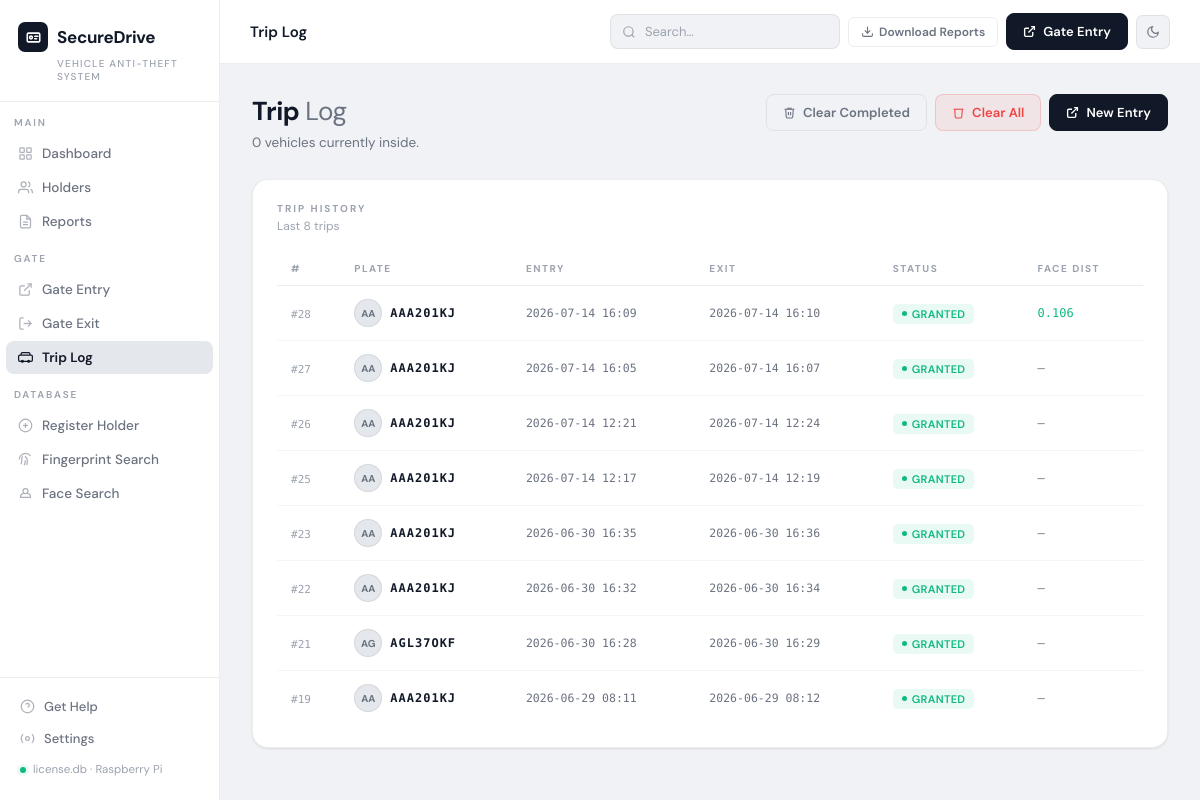
The page /gate/trips on the database as committed earlier.
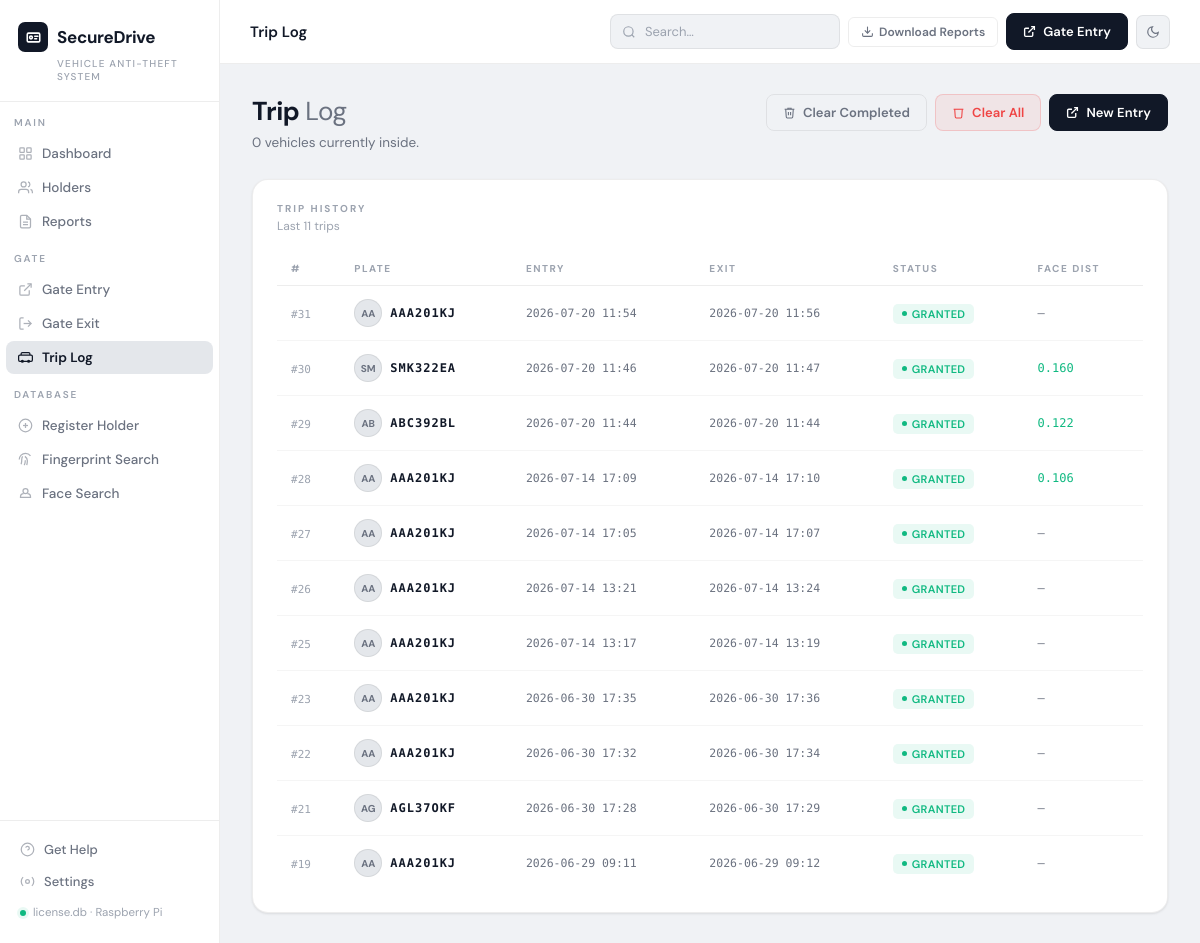
The same page on the database as committed later.
### tables this page shows
CREATE TABLE trips (
            id                   INTEGER PRIMARY KEY AUTOINCREMENT,
            plate_number         TEXT NOT NULL,
            vehicle_color        TEXT,
            vehicle_color_hsv    TEXT,
            vehicle_photo_path   TEXT,
            face_photo_path      TEXT,
            face_encoding        TEXT,
            fingerprint_template TEXT,
            status               TEXT DEFAULT 'INSIDE'
                                     CHECK(status IN ('INSIDE','EXITED','DENIED')),
            entry_time           TEXT DEFAULT (datetime('now','localtime')),
            exit_time            TEXT,
            exit_face_photo_path TEXT,
            exit_result          TEXT,
            face_distance        REAL,
            color_match          INTEGER,
            notes                TEXT
        , passcode TEXT, plate_source TEXT DEFAULT 'manual_entry', plate_confidence REAL);

### app.py (the view)
@app.route("/gate/trips")
def gate_trips():
    active  = db.get_active_trips()
    history = db.get_all_trips(limit=100)
    return render_template("gate_trips.html", active=active, history=history)

### app.py (called while the page is built)
@app.context_processor
def inject_now():
    return {"now": datetime.now().strftime("%Y-%m-%d")}

### database.py (called while the page is built)
def get_connection():
    conn = sqlite3.connect(DB_PATH)
    conn.row_factory = sqlite3.Row
    return conn

def get_active_trips():
    conn = get_connection()
    c = conn.cursor()
    c.execute("SELECT * FROM trips WHERE status='INSIDE' ORDER BY entry_time DESC")
    rows = c.fetchall()
    conn.close()
    return [dict(r) for r in rows]

def get_all_trips(limit=100):
    conn = get_connection()
    c = conn.cursor()
    c.execute("SELECT * FROM trips ORDER BY entry_time DESC LIMIT ?", (limit,))
    rows = c.fetchall()
    conn.close()
    return [dict(r) for r in rows]

### templates/gate_trips.html (shortened to what this page needs)
{% extends "base.html" %}
{% block topbar_title %}Trip Log{% endblock %}
{% block content %}
<div class="page-header">
    <div>
        <div class="page-greeting">Trip <span>Log</span></div>
        <div class="page-sub">{{ active|length }} vehicle{{ 's' if active|length != 1 }} currently inside.</div>
    </div>
    <div class="page-actions">
        {% if history %}
        <form method="POST" action="{{ url_for('gate_trips_clear_history') }}"
              onsubmit="return confirm('Clear completed trips (EXITED / DENIED)? Active vehicles are kept. This cannot be undone.');">
            <button type="submit" class="btn btn-outline">
                <svg width="13" height="13" fill="none" stroke="currentColor" stroke-width="2"
                     viewBox="0 0 24 24"><polyline points="3 6 5 6 21 6"/><path d="M19 6l-1 14a2 2 0 0 1-2 2H8a2 2 0 0 1-2-2L5 6"/><path d="M10 11v6"/><path d="M14 11v6"/><path d="M9 6V4h6v2"/></svg>
                Clear Completed
            </button>
        </form>
        {% endif %}
        <form method="POST" action="{{ url_for('gate_trips_clear_all') }}"
              onsubmit="return confirm('Delete ALL trip records including vehicles currently inside? This cannot be undone.');">
            <button type="submit" class="btn btn-red">
                <svg width="13" height="13" fill="none" stroke="currentColor" stroke-width="2"
                     viewBox="0 0 24 24"><polyline points="3 6 5 6 21 6"/><path d="M19 6l-1 14a2 2 0 0 1-2 2H8a2 2 0 0 1-2-2L5 6"/></svg>
                Clear All
            </button>
        </form>
        <a href="{{ url_for('gate_entry') }}" class="btn btn-gold">
            <svg width="13" height="13" fill="none" stroke="currentColor" stroke-width="2.5"
                 viewBox="0 0 24 24"><path d="M15 3h6v6"/><path d="M10 14L21 3"/><path d="M18 13v6a2 2 0 0 1-2 2H5a2 2 0 0 1-2-2V8a2 2 0 0 1 2-2h6"/></svg>
            New Entry
        </a>
    </div>
</div>
<div class="card">
    <div class="card-header">
        <div>
            <div class="card-title">Trip History</div>
            <div class="card-sub">Last {{ history|length }} trips</div>
        </div>
    </div>
    {% if history %}
    <div class="table-wrap">
        <table>
            <thead>
                <tr>
                    <th>#</th>
                    <th>Plate</th>
                    <th>Entry</th>
                    <th>Exit</th>
                    <th>Status</th>
                    <th>Face Dist</th>
                </tr>
            </thead>
            <tbody>
                {% for t in history %}
                <tr>
                    <td><span class="mono" style="font-size:11px;color:var(--text-mute)">#{{ t.id }}</span></td>
                    <td>
                        <div style="display:flex;align-items:center;gap:8px;">
                            {% if t.face_photo_path %}
                            <img src="{{ t.face_photo_path | gate_photo_url }}"
                                 style="width:28px;height:28px;object-fit:cover;border-radius:50%;
                                        border:1px solid var(--border);">
                            {% else %}
                            <div class="avatar-sm" style="width:28px;height:28px;font-size:10px;">
                                {{ t.plate_number[:2] }}
                            </div>
                            {% endif %}
                            <strong class="mono" style="font-size:12px;letter-spacing:1px;">
                                {{ t.plate_number }}
                            </strong>
                        </div>
                    </td>
                    <td class="mono" style="font-size:11.5px;color:var(--text-dim);">
                        {{ t.entry_time[:16] if t.entry_time else '—' }}
                    </td>
                    <td class="mono" style="font-size:11.5px;color:var(--text-dim);">
                        {{ t.exit_time[:16] if t.exit_time else '—' }}
                    </td>
                    <td>
                        {% if t.status == 'INSIDE' %}
                            <span class="badge badge-blue" style="background:var(--blue-wash);color:var(--blue);">
                                <span class="dot" style="background:var(--blue);"></span>Inside
                            </span>
                        {% elif t.status == 'EXITED' %}
                            <span class="badge badge-green"><span class="dot"></span>
                                {{ t.exit_result or 'Exited' }}
                            </span>
                        {% elif t.status == 'DENIED' %}
                            <span class="badge badge-red"><span class="dot"></span>Denied</span>
                        {% else %}
                            <span class="badge badge-grey"><span class="dot"></span>{{ t.status }}</span>
                        {% endif %}
                    </td>
                    <td class="mono" style="font-size:12px;">
                        {% if t.face_distance is not none %}
                            <span style="color:{% if t.face_distance <= 0.5 %}var(--green){% else %}var(--red){% endif %}">
                                {{ '%.3f'|format(t.face_distance) }}
                            </span>
                        {% else %}—{% endif %}
                    </td>
                </tr>
                {% endfor %}
            </tbody>
        </table>
    </div>
    {% endif %}
</div>
{% endblock %}

### templates/base.html (shortened to what this page needs)
<!DOCTYPE html>
<html lang="en" data-theme="light">
<head>
</head>
<body>
<aside class="sidebar">
    <div class="sidebar-logo">
        <div class="logo-wordmark">
            <div class="logo-icon">
                <svg width="15" height="15" viewBox="0 0 24 24" fill="none" stroke="currentColor" stroke-width="2.5" stroke-linecap="round" stroke-linejoin="round">
                    <rect x="2" y="5" width="20" height="14" rx="2"/>
                    <circle cx="8" cy="12" r="2.2"/>
                    <line x1="14" y1="10" x2="19" y2="10"/>
                    <line x1="14" y1="14" x2="17" y2="14"/>
                </svg>
            </div>
           SecureDrive
        </div>
        <div class="logo-sub">Vehicle Anti-Theft System </div>
    </div>
    <nav class="nav-section">
        <div class="nav-label">Main</div>
        <a href="{{ url_for('dashboard') }}" class="nav-item {% if request.endpoint == 'dashboard' %}active{% endif %}">
            <svg width="15" height="15" fill="none" stroke="currentColor" stroke-width="2" viewBox="0 0 24 24"><rect x="3" y="3" width="7" height="7" rx="1"/><rect x="14" y="3" width="7" height="7" rx="1"/><rect x="3" y="14" width="7" height="7" rx="1"/><rect x="14" y="14" width="7" height="7" rx="1"/></svg>
            Dashboard
        </a>
        <a href="{{ url_for('holders') }}" class="nav-item {% if request.endpoint and 'holder' in request.endpoint %}active{% endif %}">
            <svg width="15" height="15" fill="none" stroke="currentColor" stroke-width="2" viewBox="0 0 24 24"><path d="M17 21v-2a4 4 0 0 0-4-4H5a4 4 0 0 0-4 4v2"/><circle cx="9" cy="7" r="4"/><path d="M23 21v-2a4 4 0 0 0-3-3.87"/><path d="M16 3.13a4 4 0 0 1 0 7.75"/></svg>
            Holders
        </a>
        <a href="{{ url_for('reports') }}" class="nav-item {% if request.endpoint == 'reports' %}active{% endif %}">
            <svg width="15" height="15" fill="none" stroke="currentColor" stroke-width="2" viewBox="0 0 24 24"><path d="M14 2H6a2 2 0 0 0-2 2v16a2 2 0 0 0 2 2h12a2 2 0 0 0 2-2V8z"/><polyline points="14 2 14 8 20 8"/><line x1="16" y1="13" x2="8" y2="13"/><line x1="16" y1="17" x2="8" y2="17"/></svg>
            Reports
        </a>
        <div class="nav-label" style="margin-top:14px">Gate</div>
        <a href="{{ url_for('gate_entry') }}" class="nav-item {% if request.endpoint == 'gate_entry' %}active{% endif %}">
            <svg width="15" height="15" fill="none" stroke="currentColor" stroke-width="2" viewBox="0 0 24 24"><path d="M15 3h6v6"/><path d="M10 14L21 3"/><path d="M18 13v6a2 2 0 0 1-2 2H5a2 2 0 0 1-2-2V8a2 2 0 0 1 2-2h6"/></svg>
            Gate Entry
        </a>
        <a href="{{ url_for('gate_exit') }}" class="nav-item {% if request.endpoint == 'gate_exit' %}active{% endif %}">
            <svg width="15" height="15" fill="none" stroke="currentColor" stroke-width="2" viewBox="0 0 24 24"><path d="M9 21H5a2 2 0 0 1-2-2V5a2 2 0 0 1 2-2h4"/><polyline points="16 17 21 12 16 7"/><line x1="21" y1="12" x2="9" y2="12"/></svg>
            Gate Exit
        </a>
        <a href="{{ url_for('gate_trips') }}" class="nav-item {% if request.endpoint == 'gate_trips' %}active{% endif %}">
            <svg width="15" height="15" fill="none" stroke="currentColor" stroke-width="2" viewBox="0 0 24 24"><rect x="1" y="8" width="22" height="10" rx="2"/><path d="M5 8V6a2 2 0 0 1 2-2h10a2 2 0 0 1 2 2v2"/><circle cx="7" cy="18" r="1.5"/><circle cx="17" cy="18" r="1.5"/></svg>
            Trip Log
        </a>
        <div class="nav-label" style="margin-top:14px">Database</div>
        <a href="{{ url_for('add_holder') }}" class="nav-item {% if request.endpoint == 'add_holder' %}active{% endif %}">
            <svg width="15" height="15" fill="none" stroke="currentColor" stroke-width="2" viewBox="0 0 24 24"><circle cx="12" cy="12" r="10"/><line x1="12" y1="8" x2="12" y2="16"/><line x1="8" y1="12" x2="16" y2="12"/></svg>
            Register Holder
        </a>
        <a href="{{ url_for('fingerprint_search') }}" class="nav-item {% if request.endpoint == 'fingerprint_search' %}active{% endif %}">
            <svg width="15" height="15" fill="none" stroke="currentColor" stroke-width="2" viewBox="0 0 24 24"><path d="M2 12C2 6.5 6.5 2 12 2a10 10 0 0 1 8 4"/><path d="M5 19.5C5.5 18 6 15 6 12c0-1.9.5-3.6 1.4-5"/><path d="M10 21a17 17 0 0 0 1.7-7.7"/><path d="M14 21c.5-2 1-4.3 1-7s-1.5-5.2-4-7"/></svg>
            Fingerprint Search
        </a>
        <a href="{{ url_for('face_search') }}" class="nav-item {% if request.endpoint == 'face_search' %}active{% endif %}">
            <svg width="15" height="15" fill="none" stroke="currentColor" stroke-width="2" viewBox="0 0 24 24"><circle cx="12" cy="8" r="4"/><path d="M9 12a5 5 0 0 0-5 5v1h16v-1a5 5 0 0 0-5-5"/></svg>
            Face Search
        </a>
    </nav>
    <div class="sidebar-footer">
        <a href="{{ url_for('reports') }}" class="sidebar-footer-item">
            <svg width="15" height="15" fill="none" stroke="currentColor" stroke-width="2" viewBox="0 0 24 24"><circle cx="12" cy="12" r="10"/><path d="M9.09 9a3 3 0 0 1 5.83 1c0 2-3 3-3 3"/><line x1="12" y1="17" x2="12.01" y2="17"/></svg>
            Get Help
        </a>
        <a href="{{ url_for('settings') }}" class="sidebar-footer-item {% if request.endpoint == 'settings' %}active{% endif %}">
            <svg width="15" height="15" fill="none" stroke="currentColor" stroke-width="2" viewBox="0 0 24 24"><circle cx="12" cy="12" r="3"/><path d="M19.07 4.93a10 10 0 0 1 0 14.14M4.93 4.93a10 10 0 0 0 0 14.14"/></svg>
            Settings
        </a>
        <div class="footer-status">
            <div class="pulse-dot"></div>
            license.db · Raspberry Pi
        </div>
    </div>
</aside>
<div class="main">
    <div class="topbar">
        <div class="topbar-left">
            <div class="topbar-title">{% block topbar_title %}Dashboard{% endblock %}</div>
        </div>
        <div class="topbar-right">
            <form method="GET" action="{{ url_for('holders') }}">
                <input class="search-bar" type="text" name="q" placeholder="Search…" value="{{ request.args.get('q', '') }}">
            </form>
            <a href="{{ url_for('reports') }}" class="btn btn-outline btn-sm">
                <svg width="13" height="13" fill="none" stroke="currentColor" stroke-width="2" viewBox="0 0 24 24"><path d="M21 15v4a2 2 0 0 1-2 2H5a2 2 0 0 1-2-2v-4"/><polyline points="7 10 12 15 17 10"/><line x1="12" y1="15" x2="12" y2="3"/></svg>
                Download Reports
            </a>
            <a href="{{ url_for('gate_entry') }}" class="btn btn-gold">
                <svg width="13" height="13" fill="none" stroke="currentColor" stroke-width="2.5" viewBox="0 0 24 24"><path d="M15 3h6v6"/><path d="M10 14L21 3"/><path d="M18 13v6a2 2 0 0 1-2 2H5a2 2 0 0 1-2-2V8a2 2 0 0 1 2-2h6"/></svg>
                Gate Entry
            </a>
            <button class="icon-btn" id="theme-toggle" title="Toggle theme" type="button">
                <svg class="icon-theme-moon" width="14" height="14" fill="none" stroke="currentColor" stroke-width="2" viewBox="0 0 24 24"><path d="M21 12.79A9 9 0 1 1 11.21 3 7 7 0 0 0 21 12.79z"/></svg>
            </button>
        </div>
    </div>
    <div class="content">
        {% block content %}{% endblock %}
    </div>
</div>
</body>
</html>

Rows that differ between the two databases and show on the page:
added trips: id "31", plate_number "AA", plate_number "AAA201KJ", entry_time "2026-07-20 11:54", exit_time "2026-07-20 11:56", exit_result "GRANTED"
added trips: id "30", plate_number "SM", plate_number "SMK322EA", entry_time "2026-07-20 11:46", exit_time "2026-07-20 11:47", exit_result "GRANTED", face_distance "0.160"
added trips: id "29", plate_number "AB", plate_number "ABC392BL", entry_time "2026-07-20 11:44", exit_time "2026-07-20 11:44", exit_result "GRANTED", face_distance "0.122"
changed trips id 28: entry_time "2026-07-14 16:09" → "2026-07-14 17:09"; exit_time "2026-07-14 16:10" → "2026-07-14 17:10"
changed trips id 27: entry_time "2026-07-14 16:05" → "2026-07-14 17:05"; exit_time "2026-07-14 16:07" → "2026-07-14 17:07"
changed trips id 26: entry_time "2026-07-14 12:21" → "2026-07-14 13:21"; exit_time "2026-07-14 12:24" → "2026-07-14 13:24"
changed trips id 25: entry_time "2026-07-14 12:17" → "2026-07-14 13:17"; exit_time "2026-07-14 12:19" → "2026-07-14 13:19"
changed trips id 23: entry_time "2026-06-30 16:35" → "2026-06-30 17:35"; exit_time "2026-06-30 16:36" → "2026-06-30 17:36"
changed trips id 22: entry_time "2026-06-30 16:32" → "2026-06-30 17:32"; exit_time "2026-06-30 16:34" → "2026-06-30 17:34"
changed trips "AGL37OKF": entry_time "2026-06-30 16:28" → "2026-06-30 17:28"; exit_time "2026-06-30 16:29" → "2026-06-30 17:29"
changed trips id 19: entry_time "2026-06-29 08:11" → "2026-06-29 09:11"; exit_time "2026-06-29 08:12" → "2026-06-29 09:12"
Other text that changed with them:
{{ history|length }}: "8" → "11"
